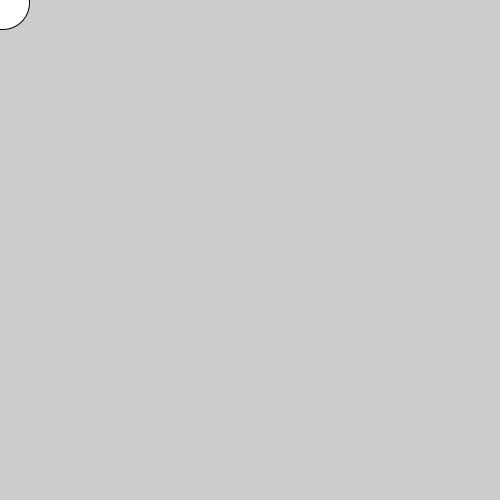
Frame 1 (no input)
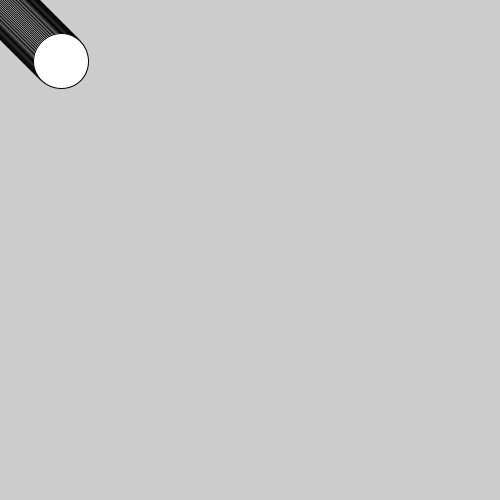
Frame 60 (the mouse pressed at the canvas centre just before this capture)
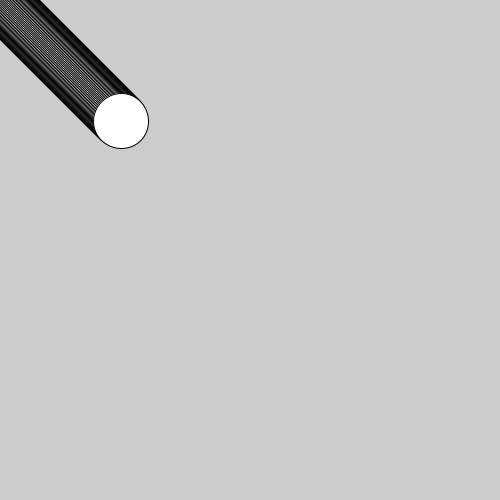
Frame 120 (the mouse held since frame 60 and released just before this capture)

The Processing sketch that drew these frames (run headless with seeded random() and noise(); from frame 60 on, the mouse is pressed at the canvas centre):

// Processing sketch: sketch_200817a
// ── sketch_200817a.pde
void setup(){
 
size(500,500);
}

int x = 1,y=1;
void draw(){
  clear();
  x= x+1;
  y= y+1;
circle(x,y,55);
}
